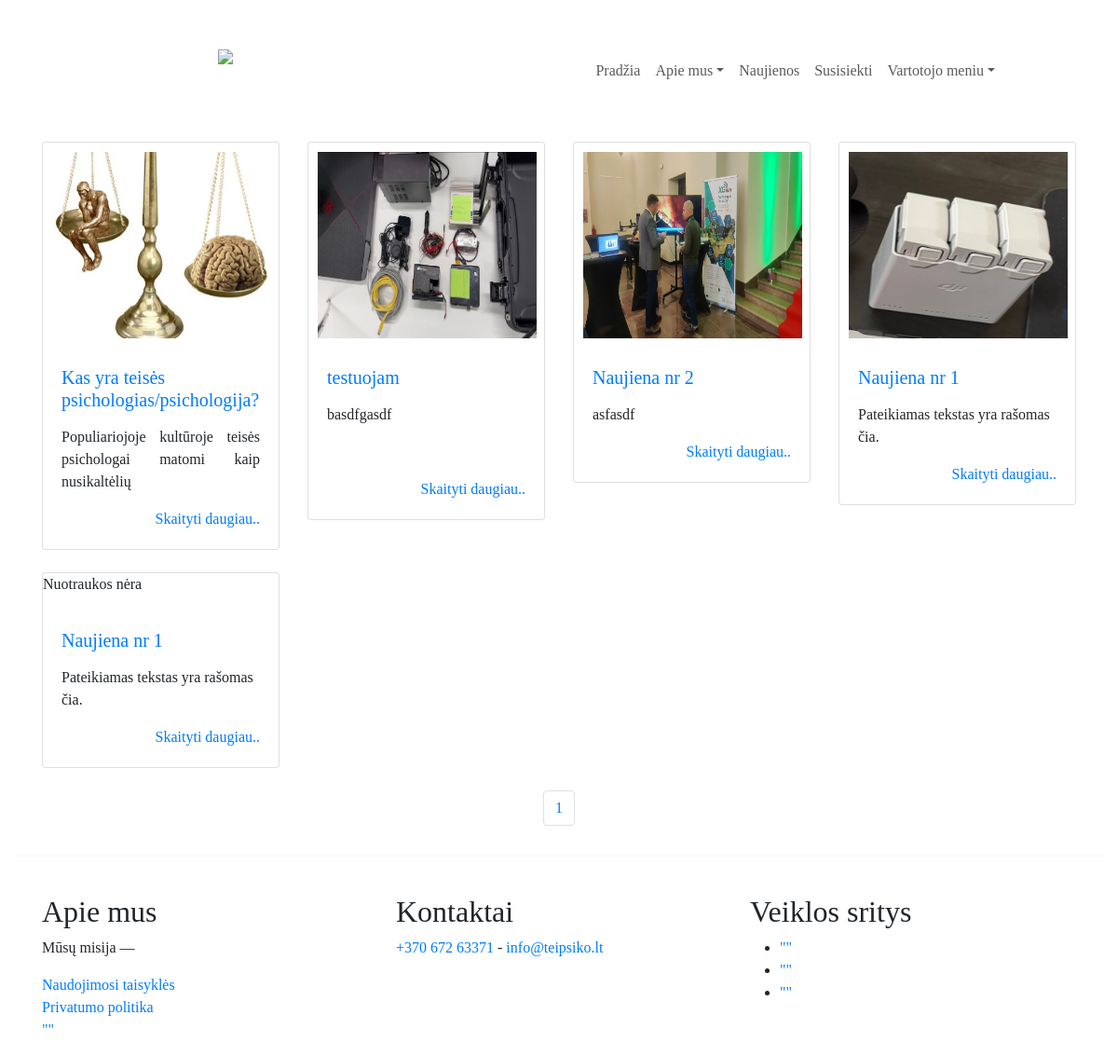
/blog/posts/ (signed in), run on the app's committed database.
### blog/models.py (models this page shows, shortened)
class Post(models.Model):
    pavadinimas = models.CharField(max_length=255)
    turinys = HTMLField()
    author = models.ForeignKey(get_user_model(), on_delete=models.CASCADE)
    publication_date = models.DateTimeField(auto_now_add=True)
    tags = models.ManyToManyField('Tag')
    kategorija = models.ManyToManyField(Kategorija)
    foto = models.ImageField(upload_to='images/', null=True, blank=True)

### blog/views.py (the view)
# urls.py: path('posts/', PostListView.as_view(), name='post_list'),
class PostListView(View):
    def get(self, request):
        posts_per_page = 16
        posts = Post.objects.all().order_by('-id')
        paginator = Paginator(posts, posts_per_page)
        page_number = request.GET.get('page')
        page_obj = paginator.get_page(page_number)
        return render(request, 'post_list.html', {'page_obj': page_obj})

### blog/templates/post_list.html (shortened to what this page needs)
{% extends 'base.html' %}
{% load static %}
{% block main %}
<div class="row">
  {% for post in page_obj %}
    <div class="col-md-3">
      <div class="card mb-4">
       {%if post.foto %}
      <div class="float-sm-start">
    <img src="{{ post.foto.url }}" height="200px" width="235" style="float: center; margin: 10px 25px 10px 10px" alt="Foto">
  </div>
      {%else%}
      <p>Nuotraukos nėra</p>
      {%endif%}
        <div class="card-body">
          <h5 class="card-title"><a href="{% url 'post_detail' post.pk %}">{{ post.pavadinimas }}</a></h5>
          <p class="card-text">{{ post.turinys|safe|slice:":100" }}</p>
          <a href="{% url 'post_detail' post.pk %}" style="float: right;">Skaityti daugiau..</a>
        </div>
      </div>
    </div>
    {% if forloop.counter|divisibleby:4 and not forloop.last %}
  </div>
    <div class="row">
    {% endif %}
    {% if forloop.last and not forloop.counter|divisibleby:4 %}
      </div>
    {% endif %}
{% endfor %}
  <div class="row">
     <nav aria-label="Page navigation example">
        <ul class="pagination justify-content-center">
    <li class="page-item">
       <a class="page-link" href="?page={{ page_obj.number }}">{{ page_obj.number }}</a>
    </li>
  </ul>
</nav>
</div>
{% endblock main %}

### data on the page
Post: foto (picture), pavadinimas "Kas yra teisės psichologias/psichologija?", turinys "Populiariojoje kultūroje teisės psichologai matomi kaip nusikaltėlių"
Post: foto (picture), pavadinimas "testuojam", turinys "basdfgasdf"
Post: foto (picture), pavadinimas "Naujiena nr 2", turinys "asfasdf"
Post: foto (picture), pavadinimas "Naujiena nr 1", turinys "Pateikiamas tekstas yra rašomas čia."
Post: foto "Nuotraukos nėra", pavadinimas "Naujiena nr 1", turinys "Pateikiamas tekstas yra rašomas čia."

### other printed values
{{ page_obj.number }} "1"
